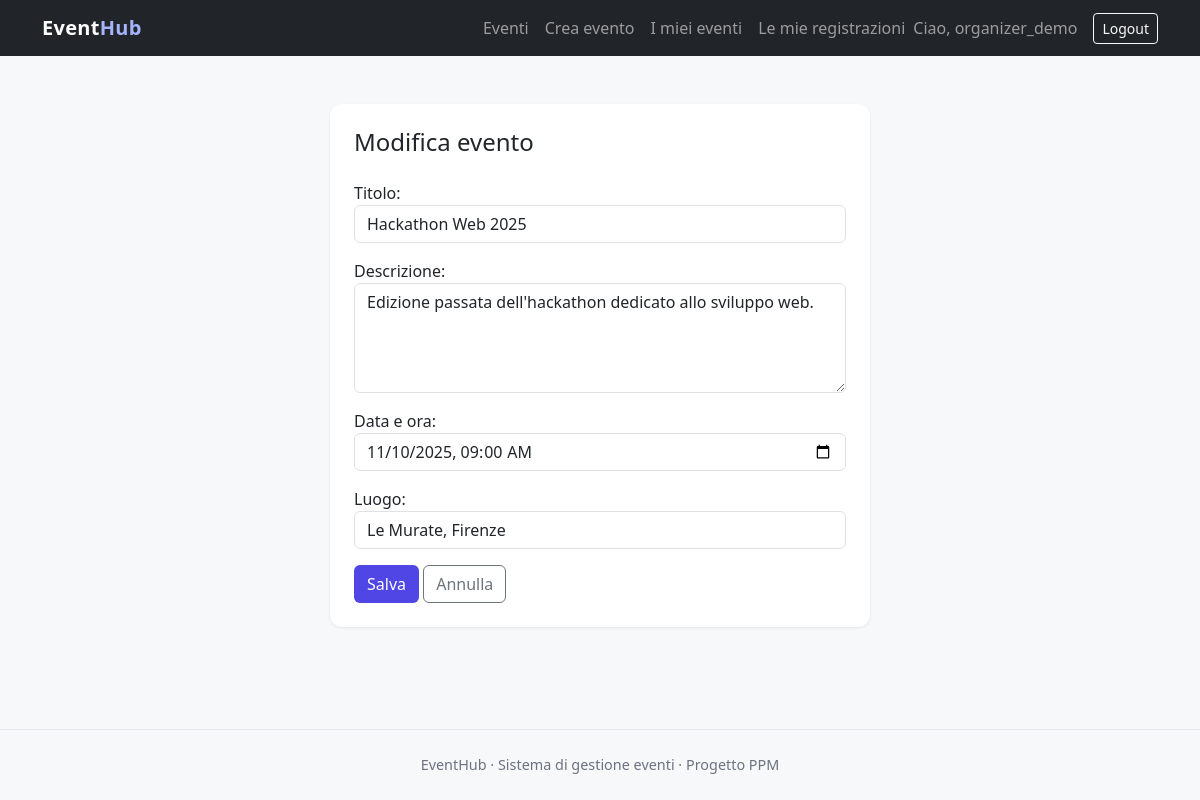
Screenshot of /event/4/edit/ (signed in) with the database file from the repository.
### accounts/models.py (models this page shows, shortened)
class CustomUser(AbstractUser):
    bio = models.TextField(
        "biografia",
        blank=True,
        help_text="Breve descrizione facoltativa dell'utente.",
    )
    @property
    def is_organizer(self):
        return self.groups.filter(name="Organizer").exists()

### events/models.py (models this page shows, shortened)
class Event(models.Model):
    title = models.CharField("titolo", max_length=200)
    description = models.TextField("descrizione")
    date = models.DateTimeField("data e ora")
    location = models.CharField("luogo", max_length=200)
    organizer = models.ForeignKey(
        settings.AUTH_USER_MODEL,
        on_delete=models.CASCADE,
        related_name="events_organized",
        verbose_name="organizzatore",
    )
    class Meta:
        ordering = ["date"]

### events/views.py (the view)
# urls.py: path("event/<int:pk>/edit/", views.EventUpdateView.as_view(), name="event-update"),
class EventUpdateView(EventOwnerRequiredMixin, UpdateView):
    model = Event
    form_class = EventForm
    template_name = "events/event_form.html"

### events/forms.py
class EventForm(forms.ModelForm):
    class Meta:
        model = Event
        fields = ["title", "description", "date", "location"]
        widgets = {
            "date": forms.DateTimeInput(
                attrs={"type": "datetime-local", "class": "form-control"},
                format="%Y-%m-%dT%H:%M",
            ),
            "title": forms.TextInput(attrs={"class": "form-control"}),
            "description": forms.Textarea(attrs={"class": "form-control", "rows": 4}),
            "location": forms.TextInput(attrs={"class": "form-control"}),
        }
    def __init__(self, *args, **kwargs):
        super().__init__(*args, **kwargs)
        self.fields["date"].input_formats = ["%Y-%m-%dT%H:%M"]

### events/views.py (called while the page is built)
    def test_func(self):
        return self.get_object().organizer == self.request.user

### templates/events/event_form.html (shortened to what this page needs)
{% extends "base.html" %}
{% block content %}
<div class="card form-card">
    <div class="card-body p-4">
        <h1 class="h4 mb-4">
            {% if form.instance.pk %}Modifica evento{% else %}Nuovo evento{% endif %}
        </h1>
        <form method="post">
            {{ form.as_p }}
            <button type="submit" class="btn btn-accent">Salva</button>
            <a href="{% url 'event-list' %}" class="btn btn-outline-secondary">Annulla</a>
        </form>
    </div>
</div>
{% endblock %}

### templates/base.html (shortened to what this page needs)
{% load static %}
<!DOCTYPE html>
<html lang="it">
<head>
    <link href="https://cdn.jsdelivr.net/npm/bootstrap@5.3.3/dist/css/bootstrap.min.css" rel="stylesheet">
    <link href="{% static 'css/style.css' %}" rel="stylesheet">
</head>
<body class="d-flex flex-column min-vh-100">
    <nav class="navbar navbar-expand-lg navbar-dark bg-dark">
        <div class="container">
            <a class="navbar-brand" href="{% url 'event-list' %}">Event<span>Hub</span></a>
            <div class="navbar-nav ms-auto align-items-lg-center">
                <a class="nav-link" href="{% url 'event-list' %}">Eventi</a>
                {% if user.is_authenticated %}
                    {% if user.is_organizer %}
                        <a class="nav-link" href="{% url 'event-create' %}">Crea evento</a>
                        <a class="nav-link" href="{% url 'my-events' %}">I miei eventi</a>
                    {% endif %}
                    <a class="nav-link" href="{% url 'my-registrations' %}">Le mie registrazioni</a>
                    <span class="navbar-text me-3">Ciao, {{ user.username }}</span>
                    <form method="post" action="{% url 'logout' %}" class="d-inline">
                        <button type="submit" class="btn btn-outline-light btn-sm">Logout</button>
                    </form>
                {% else %}
                    <a class="nav-link" href="{% url 'login' %}">Accedi</a>
                    <a class="nav-link" href="{% url 'signup' %}">Registrati</a>
                {% endif %}
            </div>
        </div>
    </nav>
    <main class="container my-4 flex-grow-1">
        {% block content %}{% endblock %}
    </main>
    <footer>
        <div class="container">EventHub &middot; Sistema di gestione eventi &middot; Progetto PPM</div>
    </footer>
</body>
</html>

### static/css/style.css (style rules this page uses)
:root { --accent: #4f46e5; --accent-dark: #4338ca; --bg: #f7f8fa; }
body { background-color: var(--bg); color: #1f2937; }
.navbar-brand { font-weight: 700; letter-spacing: .3px; }
.navbar-brand span { color: #a5b4fc; }
.btn-accent { background: var(--accent); color: #fff; }
.form-card { max-width: 540px; margin: 1.5rem auto; border: none; border-radius: .75rem; box-shadow: 0 1px 3px rgba(0,0,0,.08); }
footer { color: #6b7280; padding: 1.5rem 0; text-align: center; font-size: .9rem; border-top: 1px solid #e5e7eb; margin-top: 2rem; }
a { text-decoration: none; }

### rows the page displays
CustomUser: username "organizer_demo"
Event: title "Hackathon Web 2025", description "Edizione passata dell'hackathon dedicato allo sviluppo web.", date "11/10/2025 09:00", location "Le Murate, Firenze"
